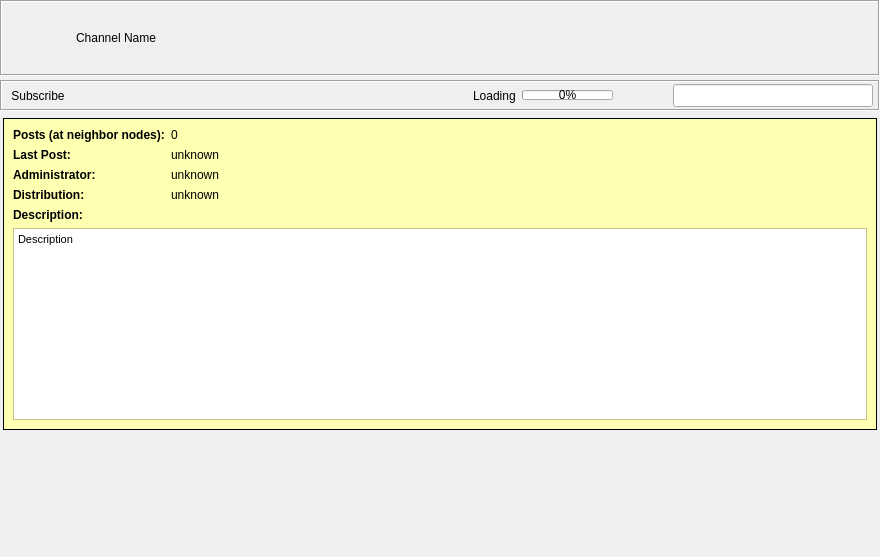
<?xml version="1.0" encoding="UTF-8"?>
<ui version="4.0">
 <class>GxsChannelPostsWidget</class>
 <widget class="QWidget" name="GxsChannelPostsWidget">
  <property name="geometry">
   <rect>
    <x>0</x>
    <y>0</y>
    <width>880</width>
    <height>557</height>
   </rect>
  </property>
  <layout class="QVBoxLayout" name="verticalLayout_2">
   <property name="spacing">
    <number>4</number>
   </property>
   <property name="leftMargin">
    <number>0</number>
   </property>
   <property name="topMargin">
    <number>0</number>
   </property>
   <property name="rightMargin">
    <number>0</number>
   </property>
   <property name="bottomMargin">
    <number>0</number>
   </property>
   <item>
    <widget class="QFrame" name="headFrame">
     <property name="frameShape">
      <enum>QFrame::Box</enum>
     </property>
     <property name="frameShadow">
      <enum>QFrame::Sunken</enum>
     </property>
     <layout class="QHBoxLayout" name="horizontalLayout_3">
      <property name="leftMargin">
       <number>4</number>
      </property>
      <property name="topMargin">
       <number>4</number>
      </property>
      <property name="rightMargin">
       <number>4</number>
      </property>
      <property name="bottomMargin">
       <number>4</number>
      </property>
      <item>
       <widget class="QLabel" name="logoLabel">
        <property name="minimumSize">
         <size>
          <width>64</width>
          <height>64</height>
         </size>
        </property>
        <property name="maximumSize">
         <size>
          <width>64</width>
          <height>64</height>
         </size>
        </property>
        <property name="text">
         <string/>
        </property>
        <property name="pixmap">
         <pixmap resource="../images.qrc">:/images/channels.png</pixmap>
        </property>
        <property name="scaledContents">
         <bool>true</bool>
        </property>
       </widget>
      </item>
      <item>
       <widget class="StyledElidedLabel" name="nameLabel">
        <property name="palette">
         <palette>
          <active/>
          <inactive/>
          <disabled/>
         </palette>
        </property>
        <property name="text">
         <string notr="true">Channel Name</string>
        </property>
       </widget>
      </item>
     </layout>
    </widget>
   </item>
   <item>
    <widget class="QFrame" name="toolBarFrame">
     <property name="frameShape">
      <enum>QFrame::Box</enum>
     </property>
     <property name="frameShadow">
      <enum>QFrame::Sunken</enum>
     </property>
     <layout class="QHBoxLayout" name="horizontalLayout_2">
      <property name="leftMargin">
       <number>2</number>
      </property>
      <property name="topMargin">
       <number>2</number>
      </property>
      <property name="rightMargin">
       <number>5</number>
      </property>
      <property name="bottomMargin">
       <number>2</number>
      </property>
      <item>
       <widget class="SubscribeToolButton" name="subscribeToolButton">
        <property name="sizePolicy">
         <sizepolicy hsizetype="Fixed" vsizetype="Preferred">
          <horstretch>0</horstretch>
          <verstretch>0</verstretch>
         </sizepolicy>
        </property>
        <property name="text">
         <string notr="true">Subscribe</string>
        </property>
        <property name="icon">
         <iconset resource="../images.qrc">
          <normaloff>:/images/RSS_004_32.png</normaloff>:/images/RSS_004_32.png</iconset>
        </property>
        <property name="iconSize">
         <size>
          <width>16</width>
          <height>16</height>
         </size>
        </property>
        <property name="toolButtonStyle">
         <enum>Qt::ToolButtonTextBesideIcon</enum>
        </property>
        <property name="autoRaise">
         <bool>true</bool>
        </property>
       </widget>
      </item>
      <item>
       <widget class="QLabel" name="subscribersLabel">
        <property name="minimumSize">
         <size>
          <width>30</width>
          <height>0</height>
         </size>
        </property>
        <property name="toolTip">
         <string>Subscribers</string>
        </property>
        <property name="styleSheet">
         <string notr="true"/>
        </property>
        <property name="text">
         <string/>
        </property>
        <property name="alignment">
         <set>Qt::AlignCenter</set>
        </property>
       </widget>
      </item>
      <item>
       <widget class="QToolButton" name="postButton">
        <property name="focusPolicy">
         <enum>Qt::NoFocus</enum>
        </property>
        <property name="toolTip">
         <string>Post to Channel</string>
        </property>
        <property name="icon">
         <iconset resource="../images.qrc">
          <normaloff>:/images/mail_send.png</normaloff>:/images/mail_send.png</iconset>
        </property>
        <property name="iconSize">
         <size>
          <width>32</width>
          <height>16</height>
         </size>
        </property>
        <property name="autoRaise">
         <bool>true</bool>
        </property>
       </widget>
      </item>
      <item>
       <spacer name="horizontalSpacer">
        <property name="orientation">
         <enum>Qt::Horizontal</enum>
        </property>
        <property name="sizeType">
         <enum>QSizePolicy::MinimumExpanding</enum>
        </property>
        <property name="sizeHint" stdset="0">
         <size>
          <width>0</width>
          <height>0</height>
         </size>
        </property>
       </spacer>
      </item>
      <item>
       <widget class="QLabel" name="loadingLabel">
        <property name="text">
         <string>Loading</string>
        </property>
       </widget>
      </item>
      <item>
       <widget class="QProgressBar" name="progressBar">
        <property name="sizePolicy">
         <sizepolicy hsizetype="Minimum" vsizetype="Fixed">
          <horstretch>0</horstretch>
          <verstretch>0</verstretch>
         </sizepolicy>
        </property>
        <property name="maximumSize">
         <size>
          <width>16777215</width>
          <height>10</height>
         </size>
        </property>
        <property name="maximum">
         <number>1000</number>
        </property>
        <property name="value">
         <number>0</number>
        </property>
       </widget>
      </item>
      <item>
       <layout class="QHBoxLayout" name="viewModeLayout">
        <property name="spacing">
         <number>0</number>
        </property>
        <item>
         <widget class="QToolButton" name="feedToolButton">
          <property name="toolTip">
           <string>Show feeds</string>
          </property>
          <property name="icon">
           <iconset resource="../images.qrc">
            <normaloff>:/images/view-feeds.png</normaloff>:/images/view-feeds.png</iconset>
          </property>
          <property name="checkable">
           <bool>true</bool>
          </property>
          <property name="autoRaise">
           <bool>true</bool>
          </property>
         </widget>
        </item>
        <item>
         <widget class="QToolButton" name="fileToolButton">
          <property name="toolTip">
           <string>Show files</string>
          </property>
          <property name="icon">
           <iconset resource="../images.qrc">
            <normaloff>:/images/view-files.png</normaloff>:/images/view-files.png</iconset>
          </property>
          <property name="checkable">
           <bool>true</bool>
          </property>
          <property name="autoRaise">
           <bool>true</bool>
          </property>
         </widget>
        </item>
       </layout>
      </item>
      <item>
       <widget class="LineEditClear" name="filterLineEdit">
        <property name="sizePolicy">
         <sizepolicy hsizetype="Preferred" vsizetype="Preferred">
          <horstretch>0</horstretch>
          <verstretch>0</verstretch>
         </sizepolicy>
        </property>
        <property name="minimumSize">
         <size>
          <width>200</width>
          <height>0</height>
         </size>
        </property>
        <property name="maximumSize">
         <size>
          <width>200</width>
          <height>16777215</height>
         </size>
        </property>
        <property name="toolTip">
         <string>Search channels</string>
        </property>
        <property name="frame">
         <bool>true</bool>
        </property>
       </widget>
      </item>
     </layout>
    </widget>
   </item>
   <item>
    <widget class="QWidget" name="infoWidget" native="true">
     <property name="styleSheet">
      <string notr="true"/>
     </property>
     <layout class="QVBoxLayout" name="verticalLayout">
      <property name="leftMargin">
       <number>3</number>
      </property>
      <property name="topMargin">
       <number>3</number>
      </property>
      <property name="rightMargin">
       <number>3</number>
      </property>
      <property name="bottomMargin">
       <number>3</number>
      </property>
      <item>
       <widget class="QFrame" name="infoFrame">
        <property name="palette">
         <palette>
          <active>
           <colorrole role="Base">
            <brush brushstyle="SolidPattern">
             <color alpha="255">
              <red>255</red>
              <green>255</green>
              <blue>255</blue>
             </color>
            </brush>
           </colorrole>
           <colorrole role="Window">
            <brush brushstyle="SolidPattern">
             <color alpha="255">
              <red>255</red>
              <green>255</green>
              <blue>178</blue>
             </color>
            </brush>
           </colorrole>
          </active>
          <inactive>
           <colorrole role="Base">
            <brush brushstyle="SolidPattern">
             <color alpha="255">
              <red>255</red>
              <green>255</green>
              <blue>255</blue>
             </color>
            </brush>
           </colorrole>
           <colorrole role="Window">
            <brush brushstyle="SolidPattern">
             <color alpha="255">
              <red>255</red>
              <green>255</green>
              <blue>178</blue>
             </color>
            </brush>
           </colorrole>
          </inactive>
          <disabled>
           <colorrole role="Base">
            <brush brushstyle="SolidPattern">
             <color alpha="255">
              <red>255</red>
              <green>255</green>
              <blue>178</blue>
             </color>
            </brush>
           </colorrole>
           <colorrole role="Window">
            <brush brushstyle="SolidPattern">
             <color alpha="255">
              <red>255</red>
              <green>255</green>
              <blue>178</blue>
             </color>
            </brush>
           </colorrole>
          </disabled>
         </palette>
        </property>
        <property name="autoFillBackground">
         <bool>true</bool>
        </property>
        <property name="frameShape">
         <enum>QFrame::Box</enum>
        </property>
        <property name="frameShadow">
         <enum>QFrame::Plain</enum>
        </property>
        <layout class="QGridLayout" name="gridLayout_2">
         <item row="0" column="0">
          <layout class="QGridLayout" name="gridLayout">
           <item row="2" column="0">
            <widget class="QLabel" name="label">
             <property name="font">
              <font>
               <weight>75</weight>
               <bold>true</bold>
              </font>
             </property>
             <property name="text">
              <string>Administrator:</string>
             </property>
            </widget>
           </item>
           <item row="0" column="0">
            <widget class="QLabel" name="infoPostsLabel">
             <property name="sizePolicy">
              <sizepolicy hsizetype="Maximum" vsizetype="Preferred">
               <horstretch>0</horstretch>
               <verstretch>0</verstretch>
              </sizepolicy>
             </property>
             <property name="font">
              <font>
               <weight>75</weight>
               <bold>true</bold>
              </font>
             </property>
             <property name="text">
              <string>Posts (at neighbor nodes):</string>
             </property>
            </widget>
           </item>
           <item row="1" column="0">
            <widget class="QLabel" name="infoLastPostLabel">
             <property name="sizePolicy">
              <sizepolicy hsizetype="Maximum" vsizetype="Preferred">
               <horstretch>0</horstretch>
               <verstretch>0</verstretch>
              </sizepolicy>
             </property>
             <property name="font">
              <font>
               <weight>75</weight>
               <bold>true</bold>
              </font>
             </property>
             <property name="text">
              <string>Last Post:</string>
             </property>
            </widget>
           </item>
           <item row="5" column="0" colspan="2">
            <widget class="QTextBrowser" name="infoDescription">
             <property name="html">
              <string notr="true">&lt;!DOCTYPE HTML PUBLIC &quot;-//W3C//DTD HTML 4.0//EN&quot; &quot;http://www.w3.org/TR/REC-html40/strict.dtd&quot;&gt;
&lt;html&gt;&lt;head&gt;&lt;meta name=&quot;qrichtext&quot; content=&quot;1&quot; /&gt;&lt;style type=&quot;text/css&quot;&gt;
p, li { white-space: pre-wrap; }
&lt;/style&gt;&lt;/head&gt;&lt;body style=&quot; font-family:'Sans'; font-size:9pt; font-weight:400; font-style:normal;&quot;&gt;
&lt;p style=&quot; margin-top:0px; margin-bottom:0px; margin-left:0px; margin-right:0px; -qt-block-indent:0; text-indent:0px;&quot;&gt;&lt;span style=&quot; font-family:'MS Shell Dlg 2'; font-size:8pt;&quot;&gt;Description&lt;/span&gt;&lt;/p&gt;&lt;/body&gt;&lt;/html&gt;</string>
             </property>
             <property name="textInteractionFlags">
              <set>Qt::LinksAccessibleByMouse|Qt::TextSelectableByMouse</set>
             </property>
             <property name="openLinks">
              <bool>false</bool>
             </property>
            </widget>
           </item>
           <item row="4" column="0">
            <widget class="QLabel" name="infoDescriptionLabel">
             <property name="font">
              <font>
               <weight>75</weight>
               <bold>true</bold>
              </font>
             </property>
             <property name="text">
              <string>Description:</string>
             </property>
            </widget>
           </item>
           <item row="2" column="1">
            <widget class="GxsIdLabel" name="infoAdministrator">
             <property name="text">
              <string>unknown</string>
             </property>
            </widget>
           </item>
           <item row="0" column="1">
            <widget class="QLabel" name="infoPosts">
             <property name="text">
              <string notr="true">0</string>
             </property>
            </widget>
           </item>
           <item row="1" column="1">
            <widget class="QLabel" name="infoLastPost">
             <property name="text">
              <string notr="true">unknown</string>
             </property>
            </widget>
           </item>
           <item row="3" column="0">
            <widget class="QLabel" name="label_3">
             <property name="font">
              <font>
               <weight>75</weight>
               <bold>true</bold>
              </font>
             </property>
             <property name="text">
              <string>Distribution:</string>
             </property>
            </widget>
           </item>
           <item row="3" column="1">
            <widget class="QLabel" name="infoDistribution">
             <property name="text">
              <string>unknown</string>
             </property>
            </widget>
           </item>
          </layout>
         </item>
        </layout>
       </widget>
      </item>
      <item>
       <spacer name="verticalSpacer">
        <property name="orientation">
         <enum>Qt::Vertical</enum>
        </property>
        <property name="sizeHint" stdset="0">
         <size>
          <width>0</width>
          <height>0</height>
         </size>
        </property>
       </spacer>
      </item>
     </layout>
    </widget>
   </item>
   <item>
    <widget class="GxsChannelFilesWidget" name="fileWidget" native="true">
     <property name="sizePolicy">
      <sizepolicy hsizetype="Preferred" vsizetype="Expanding">
       <horstretch>0</horstretch>
       <verstretch>0</verstretch>
      </sizepolicy>
     </property>
    </widget>
   </item>
   <item>
    <widget class="GxsFeedWidget" name="feedWidget" native="true">
     <property name="sizePolicy">
      <sizepolicy hsizetype="Expanding" vsizetype="Expanding">
       <horstretch>0</horstretch>
       <verstretch>0</verstretch>
      </sizepolicy>
     </property>
    </widget>
   </item>
  </layout>
  <action name="actionFeeds">
   <property name="text">
    <string>Feeds</string>
   </property>
  </action>
  <action name="actionFiles">
   <property name="text">
    <string>Files</string>
   </property>
  </action>
  <zorder>toolBarFrame</zorder>
  <zorder>headFrame</zorder>
  <zorder>feedWidget</zorder>
  <zorder>fileWidget</zorder>
  <zorder>infoWidget</zorder>
 </widget>
 <customwidgets>
  <customwidget>
   <class>GxsIdLabel</class>
   <extends>QLabel</extends>
   <header>gui/gxs/GxsIdLabel.h</header>
  </customwidget>
  <customwidget>
   <class>StyledElidedLabel</class>
   <extends>QLabel</extends>
   <header>gui/common/StyledElidedLabel.h</header>
  </customwidget>
  <customwidget>
   <class>LineEditClear</class>
   <extends>QLineEdit</extends>
   <header location="global">gui/common/LineEditClear.h</header>
  </customwidget>
  <customwidget>
   <class>SubscribeToolButton</class>
   <extends>QToolButton</extends>
   <header>gui/common/SubscribeToolButton.h</header>
  </customwidget>
  <customwidget>
   <class>GxsFeedWidget</class>
   <extends>QWidget</extends>
   <header>gui/gxs/GxsFeedWidget.h</header>
   <container>1</container>
  </customwidget>
  <customwidget>
   <class>GxsChannelFilesWidget</class>
   <extends>QWidget</extends>
   <header>gui/gxschannels/GxsChannelFilesWidget.h</header>
   <container>1</container>
  </customwidget>
 </customwidgets>
 <resources>
  <include location="../images.qrc"/>
 </resources>
 <connections/>
</ui>
